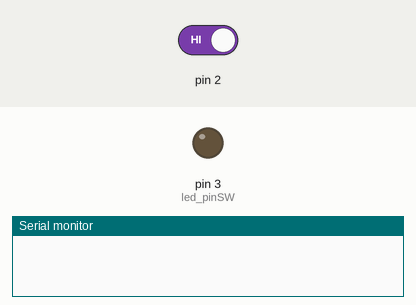
A sketch run on a simulated Arduino Uno, built with avr-gcc and run on an emulated ATmega328P. On the bench: output pins drawn as LEDs (lit = HIGH), the last lines printed to the serial monitor. Inputs (shaded band) come from the test bench; at power-on: pin 2 HIGH.

Above: at 1.2 s.
1.3 s: pin 2 driven LOW
At 2.1 s:
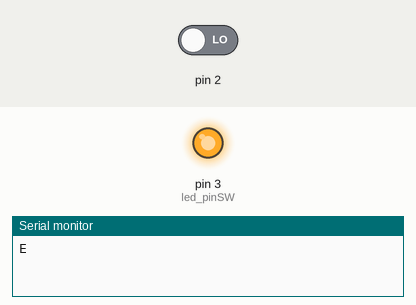
Timing chart, 0 to 4.3 s (numbered marks = the images above; inputs shaded):
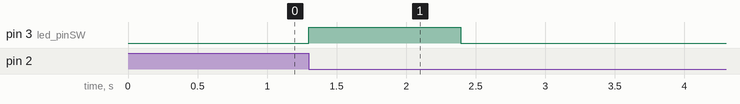

The sketch:

lab4_3.ino
```cpp
/* Team: Sebastian Villa, Logan Morris, Alan Gregory
 * Assignment:
 * Write a program that can handle both types of interrupts you learned today
 * (external using the pushbutton switch and internal timer using the Timer3 library).
 *    • In the void loop() function, do nothing.
 *    • When the timer interrupt is called, print “T”.
 *    • When the the external interrupt is called, print “E”.
 */

 // This is how we include non-standard libraries like Timer3

#include "TimerThree.h"
#define led_pinT 5
#define led_pinSW 3
volatile unsigned long i;

void setup() {
Serial.begin(9600);
pinMode(3,OUTPUT);
Timer3.initialize(5000000); // time before overflow in us
Timer3.attachInterrupt(isrTimer); // isr triggered at overflow
attachInterrupt(0, isrSwitch, FALLING);

}

void loop(){ }

void isrSwitch(){
  Serial.println("E");
    digitalWrite(led_pinSW,HIGH);
  for(i=0;i<500000;i++); // Give some delay
  //delayMicroseconds(10000);  // another way to add delay
  digitalWrite(led_pinSW,LOW);
}

void isrTimer (){
  Serial.println("T");
    digitalWrite(led_pinT,HIGH);
  for(i=0;i<500000;i++); // Give some delay
  //delayMicroseconds(10000);  // another way to add delay
  digitalWrite(led_pinT,LOW);
}
```

Measured:
- after the input at 1.3 s, pin 3 (led_pinSW): LOW → HIGH at once, → LOW 1.1 s later
